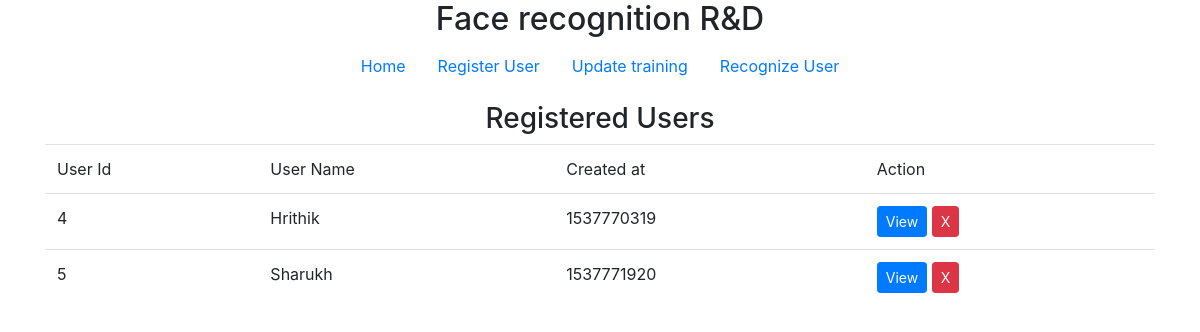
Before: / with the older database file.
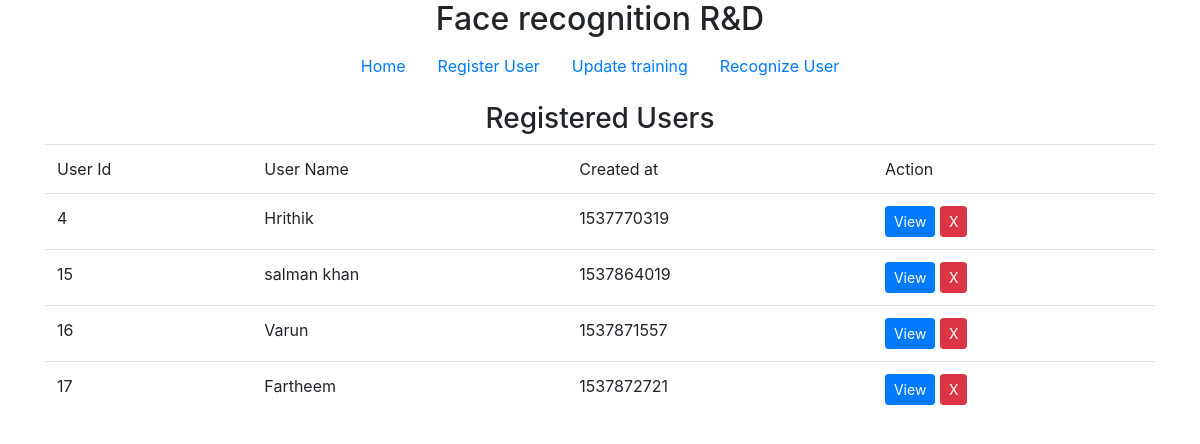
After: the same page with the newer database file.
### tables this page shows
CREATE TABLE "users" (
	`id`	INTEGER NOT NULL PRIMARY KEY AUTOINCREMENT UNIQUE,
	`name`	TEXT NOT NULL UNIQUE,
	`created`	INTEGER NOT NULL
);

### app.py (the view)
@app.route('/', methods=['GET'])
def homepage():
    users = app.db.query('SELECT * FROM users')
    return render_template('index.html', users = users)

### db.py (called while the page is built)
    def query(self, query, arg=()):
        self.connection = sqlite3.connect(db)
        cursor = self.connection.cursor()
        cursor.execute(query, arg)
        results=cursor.fetchall()
        cursor.close()
        return results;

### templates/index.html
{% extends "base.html" %}
{% block content %}
    <div class="container">
        <div class="text-center mt-3">
            <h3>Registered Users</h3>
        </div>
        <table class="table table-stripped">
            <thead>
                <tr>
                    <td>User Id</td>
                    <td>User Name</td>
                    <td>Created at</td>
                    <td>Action</td>
                </tr>
            </thead>
            <tbody>
                {% for user in users %}
                    <tr>
                        <td>{{ user[0] }}</td>
                        <td>{{ user[1] }}</td>
                        <td>{{ user[2] }}</td>
                        <td>
                            <a href="/profile/{{ user[0] }}">
                                <button class="btn btn-primary btn-sm">View</button>
                            </a>
                            <a href="/delete/{{ user[0] }}">
                                <button class="btn btn-danger btn-sm">X</button>
                            </a>
                        </td>
                    </tr>
                {% endfor %}
            </tbody>
        </table>
    </div>
{% endblock %}

### templates/base.html (shortened to what this page needs)
<!doctype html>
<html>
<head>
    <link rel="stylesheet" href="{{ url_for('static', filename='bootstrap.css') }}">
    <link rel="stylesheet" href="{{ url_for('static', filename='app.css') }}">
</head>
<body>
    <div class="wrapper">
        <div class="text-center">
            <h2>Face recognition R&D</h2>
        </div>
        {% include 'properties/header.html' %}
        {% block content %}{% endblock %}
    </div>
</body>
</html>

### templates/properties/header.html
    <header>
        <ul class="nav justify-content-center">
          <li class="nav-item">
            <a class="nav-link active" href="/">Home</a>
          </li>
          <li class="nav-item">
            <a class="nav-link active" href="/register">Register User</a>
          </li>
          <li class="nav-item">
            <a class="nav-link active" href="/train-process">Update training</a>
          </li>
          <li class="nav-item">
            <a class="nav-link" href="/recognize">Recognize User</a>
          </li>
        </ul>
    </header>

Changed rows visible on the page:
removed users: id "5", name "Sharukh", created "1537771920"
added users: id "15", name "salman khan", created "1537864019"
added users: id "16", name "Varun", created "1537871557"
added users: id "17", name "Fartheem", created "1537872721"
